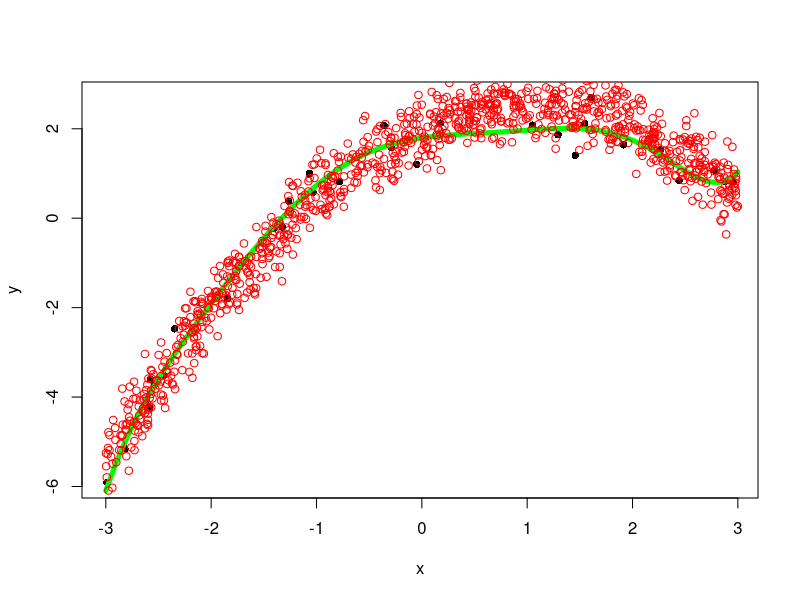

Generate this figure with R: (Note: this script raises an error after producing the figure.)
createRandomPointsWithErrorsForTargetFunction = function(numberOfPoints, interval) {
  x = runif(numberOfPoints, interval[1], interval[2])
  y = 2 + x - 0.5 * x ^ 2
  errors = rnorm(n = numberOfPoints, mean = 0, sd = 0.4)
  ywitherrors = y + errors # adding errors to the function values
  
  return(matrix(c(x, ywitherrors),ncol = 2, nrow = length(x)))
}

mse = function(points, func, numbers) {
  return(sum((points - func) ^ 2) / numbers)
} 

# configuration
set.seed(20)
degree = 8
interval = c(-3, 3)
points = 30

points = createRandomPointsWithErrorsForTargetFunction(numberOfPoints = points, interval)
x = points[,1]
y = points[,2]
plot(x, y, pch=16) 

# creating model with the give degree
regression = lm(y ~ poly(x, degree))
values = seq(from = interval[1], to = interval[2], by = 0.1)
model = predict(regression, data.frame(x = values), interval = "confidence", level = 0.95)

# adding mode to the plot
lines(values, model[,1], col='green', lwd=5)

mse_value = mean(regression$residuals^2)
sprintf("MSE: %f", mse_value)

# task 2
points = 1000

values = createRandomPointsWithErrorsForTargetFunction(numberOfPoints = points, interval)
x = values[,1]
y = values[,2]

points(x = x, y = y, col="red")

values = seq(interval[1], interval[2], length.out = number)
newprediction = predict(regression, data.frame(x = values), interval = "confidence", level = 0.95)

new_mse_value = mse(points = newprediction[,1], func = y, numbers = points)
sprintf("MSE: %f", new_mse_value)
